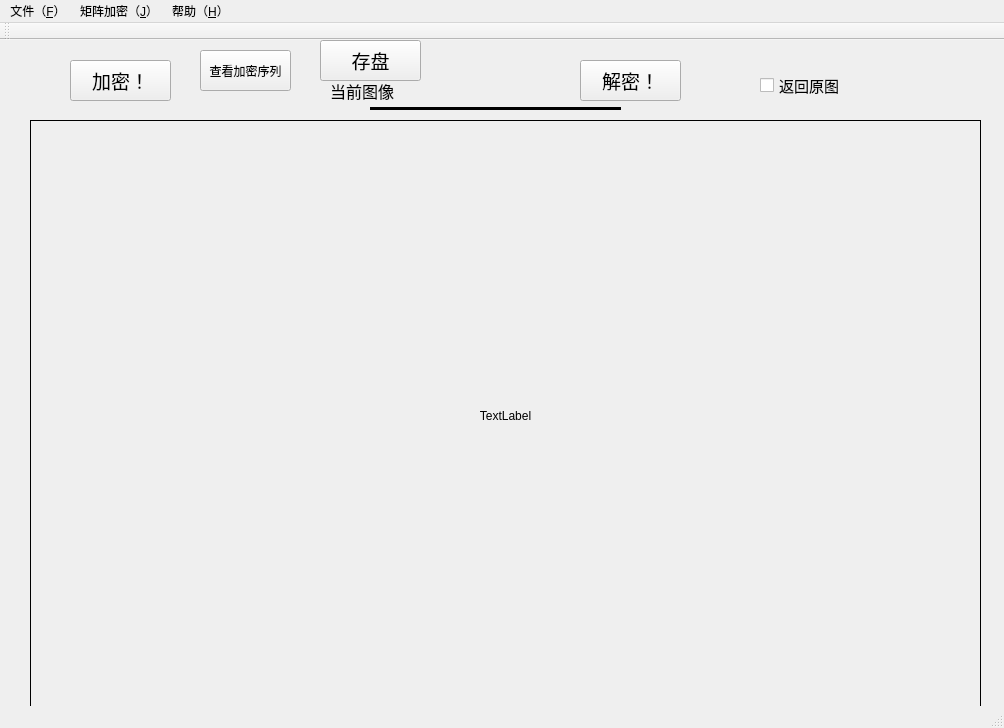
<?xml version="1.0" encoding="UTF-8"?>
<ui version="4.0">
 <class>MyW</class>
 <widget class="QMainWindow" name="MyW">
  <property name="geometry">
   <rect>
    <x>0</x>
    <y>0</y>
    <width>1004</width>
    <height>728</height>
   </rect>
  </property>
  <property name="windowTitle">
   <string>MyW</string>
  </property>
  <widget class="QWidget" name="myArea">
   <widget class="QLabel" name="srcPic">
    <property name="geometry">
     <rect>
      <x>30</x>
      <y>80</y>
      <width>951</width>
      <height>591</height>
     </rect>
    </property>
    <property name="frameShape">
     <enum>QFrame::Box</enum>
    </property>
    <property name="text">
     <string>TextLabel</string>
    </property>
    <property name="scaledContents">
     <bool>false</bool>
    </property>
    <property name="alignment">
     <set>Qt::AlignCenter</set>
    </property>
   </widget>
   <widget class="QLabel" name="label_3">
    <property name="geometry">
     <rect>
      <x>330</x>
      <y>40</y>
      <width>91</width>
      <height>21</height>
     </rect>
    </property>
    <property name="font">
     <font>
      <family>Arial</family>
      <pointsize>12</pointsize>
     </font>
    </property>
    <property name="text">
     <string>当前图像 </string>
    </property>
   </widget>
   <widget class="QPushButton" name="jiaMi">
    <property name="geometry">
     <rect>
      <x>70</x>
      <y>20</y>
      <width>101</width>
      <height>41</height>
     </rect>
    </property>
    <property name="font">
     <font>
      <family>Arial</family>
      <pointsize>14</pointsize>
     </font>
    </property>
    <property name="text">
     <string>加密！</string>
    </property>
   </widget>
   <widget class="QPushButton" name="jieMi">
    <property name="geometry">
     <rect>
      <x>580</x>
      <y>20</y>
      <width>101</width>
      <height>41</height>
     </rect>
    </property>
    <property name="font">
     <font>
      <family>Arial</family>
      <pointsize>14</pointsize>
     </font>
    </property>
    <property name="text">
     <string>解密！</string>
    </property>
   </widget>
   <widget class="QPushButton" name="savePic">
    <property name="geometry">
     <rect>
      <x>320</x>
      <y>0</y>
      <width>101</width>
      <height>41</height>
     </rect>
    </property>
    <property name="font">
     <font>
      <family>Arial</family>
      <pointsize>14</pointsize>
     </font>
    </property>
    <property name="text">
     <string>存盘</string>
    </property>
   </widget>
   <widget class="QCheckBox" name="backSrc">
    <property name="geometry">
     <rect>
      <x>760</x>
      <y>30</y>
      <width>91</width>
      <height>31</height>
     </rect>
    </property>
    <property name="font">
     <font>
      <family>Arial</family>
      <pointsize>11</pointsize>
     </font>
    </property>
    <property name="text">
     <string>返回原图</string>
    </property>
   </widget>
   <widget class="QPushButton" name="View">
    <property name="geometry">
     <rect>
      <x>200</x>
      <y>10</y>
      <width>91</width>
      <height>41</height>
     </rect>
    </property>
    <property name="text">
     <string>查看加密序列</string>
    </property>
   </widget>
   <widget class="Line" name="line">
    <property name="geometry">
     <rect>
      <x>370</x>
      <y>60</y>
      <width>251</width>
      <height>16</height>
     </rect>
    </property>
    <property name="styleSheet">
     <string notr="true">border-color: rgb(255, 0, 255);</string>
    </property>
    <property name="frameShadow">
     <enum>QFrame::Plain</enum>
    </property>
    <property name="lineWidth">
     <number>3</number>
    </property>
    <property name="orientation">
     <enum>Qt::Horizontal</enum>
    </property>
   </widget>
  </widget>
  <widget class="QMenuBar" name="menuBar">
   <property name="geometry">
    <rect>
     <x>0</x>
     <y>0</y>
     <width>1004</width>
     <height>23</height>
    </rect>
   </property>
   <widget class="QMenu" name="menu_F">
    <property name="title">
     <string>文件（&amp;F）</string>
    </property>
    <addaction name="openFile"/>
    <addaction name="saveFile"/>
    <addaction name="separator"/>
    <addaction name="goSrc"/>
    <addaction name="CleanS"/>
    <addaction name="exitMe"/>
   </widget>
   <widget class="QMenu" name="menu_H">
    <property name="title">
     <string>帮助（&amp;H）</string>
    </property>
    <addaction name="banQuan"/>
    <addaction name="aboutMe"/>
   </widget>
   <widget class="QMenu" name="menu_S">
    <property name="title">
     <string>矩阵加密（&amp;J）</string>
    </property>
    <addaction name="jiaMiAction"/>
    <addaction name="JieMiAction"/>
   </widget>
   <addaction name="menu_F"/>
   <addaction name="menu_S"/>
   <addaction name="menu_H"/>
  </widget>
  <widget class="QToolBar" name="mainToolBar">
   <attribute name="toolBarArea">
    <enum>TopToolBarArea</enum>
   </attribute>
   <attribute name="toolBarBreak">
    <bool>false</bool>
   </attribute>
  </widget>
  <widget class="QStatusBar" name="statusBar"/>
  <action name="openFile">
   <property name="text">
    <string>打开图片</string>
   </property>
  </action>
  <action name="CleanS">
   <property name="text">
    <string>清空图像区域</string>
   </property>
  </action>
  <action name="exitMe">
   <property name="text">
    <string>退出</string>
   </property>
  </action>
  <action name="banQuan">
   <property name="text">
    <string>版权声明</string>
   </property>
  </action>
  <action name="aboutMe">
   <property name="text">
    <string>关于</string>
   </property>
  </action>
  <action name="jiaMiAction">
   <property name="text">
    <string>图像加密</string>
   </property>
  </action>
  <action name="JieMiAction">
   <property name="text">
    <string>
图像解密</string>
   </property>
  </action>
  <action name="saveFile">
   <property name="text">
    <string>保存当前图像(&amp;S)</string>
   </property>
  </action>
  <action name="goSrc">
   <property name="text">
    <string>查看原图(&amp;Y)</string>
   </property>
  </action>
 </widget>
 <layoutdefault spacing="6" margin="11"/>
 <resources/>
 <connections/>
</ui>
